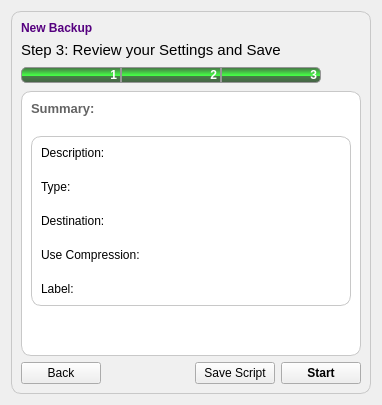
                   <widget class="QWidget" name="backup_summary_tab_3">
                    <property name="styleSheet">
                     <string notr="true">#backup_summary_tab {
  background-color: rgb(255, 255, 255);
}</string>
                    </property>
                    <attribute name="title">
                     <string>Summary</string>
                    </attribute>
                    <layout class="QVBoxLayout" name="verticalLayout_29">
                     <item>
                      <widget class="QFrame" name="frame_29">
                       <property name="styleSheet">
                        <string notr="true">QFrame#frame_29 {
  border: 1px solid rgb(200, 200, 200, 255);
  border-radius: 10px;
  background-color: rgb(240, 240, 240, 255);
}</string>
                       </property>
                       <property name="frameShape">
                        <enum>QFrame::StyledPanel</enum>
                       </property>
                       <property name="frameShadow">
                        <enum>QFrame::Raised</enum>
                       </property>
                       <layout class="QVBoxLayout" name="verticalLayout_30">
                        <item>
                         <widget class="QLabel" name="label_39">
                          <property name="sizePolicy">
                           <sizepolicy hsizetype="Preferred" vsizetype="Fixed">
                            <horstretch>0</horstretch>
                            <verstretch>0</verstretch>
                           </sizepolicy>
                          </property>
                          <property name="styleSheet">
                           <string notr="true">background: none;</string>
                          </property>
                          <property name="text">
                           <string>&lt;html&gt;&lt;head/&gt;&lt;body&gt;&lt;p&gt;&lt;span style=&quot; font-size:9pt; font-weight:600; color:#55007f;&quot;&gt;New Backup&lt;/span&gt;&lt;/p&gt;&lt;/body&gt;&lt;/html&gt;</string>
                          </property>
                          <property name="textFormat">
                           <enum>Qt::RichText</enum>
                          </property>
                         </widget>
                        </item>
                        <item>
                         <widget class="QLabel" name="label_10">
                          <property name="text">
                           <string>&lt;html&gt;&lt;head/&gt;&lt;body&gt;&lt;p&gt;&lt;span style=&quot; font-size:11pt;&quot;&gt;Step 3: Review your Settings and Save&lt;/span&gt;&lt;/p&gt;&lt;/body&gt;&lt;/html&gt;</string>
                          </property>
                         </widget>
                        </item>
                        <item>
                         <widget class="QFrame" name="frame_3">
                          <property name="frameShape">
                           <enum>QFrame::NoFrame</enum>
                          </property>
                          <property name="frameShadow">
                           <enum>QFrame::Raised</enum>
                          </property>
                          <layout class="QHBoxLayout" name="horizontalLayout_3">
                           <property name="spacing">
                            <number>0</number>
                           </property>
                           <property name="margin">
                            <number>0</number>
                           </property>
                           <item>
                            <widget class="QLabel" name="label_12">
                             <property name="sizePolicy">
                              <sizepolicy hsizetype="Fixed" vsizetype="Fixed">
                               <horstretch>0</horstretch>
                               <verstretch>0</verstretch>
                              </sizepolicy>
                             </property>
                             <property name="minimumSize">
                              <size>
                               <width>100</width>
                               <height>0</height>
                              </size>
                             </property>
                             <property name="maximumSize">
                              <size>
                               <width>100</width>
                               <height>16777215</height>
                              </size>
                             </property>
                             <property name="styleSheet">
                              <string notr="true">#label_12 {
  border: 1px solid rgb(150, 150, 150);
  border-top-left-radius: 5px;
  border-bottom-left-radius: 5px;
  background-color: qlineargradient(spread:pad, x1:1, y1:0, x2:1, y2:1, stop:0 rgba(70, 102, 70, 255), stop:0.528409 rgba(70, 255, 70, 255), stop:0.590909 rgba(70, 126, 70, 255), stop:1 rgba(70, 93, 70, 255));
  color: white;
}</string>
                             </property>
                             <property name="frameShape">
                              <enum>QFrame::NoFrame</enum>
                             </property>
                             <property name="text">
                              <string>&lt;html&gt;&lt;head/&gt;&lt;body&gt;&lt;p&gt;&lt;span style=&quot; font-size:9pt; font-weight:600;&quot;&gt;1&lt;/span&gt;&lt;/p&gt;&lt;/body&gt;&lt;/html&gt;</string>
                             </property>
                             <property name="alignment">
                              <set>Qt::AlignRight|Qt::AlignTrailing|Qt::AlignVCenter</set>
                             </property>
                            </widget>
                           </item>
                           <item>
                            <widget class="QLabel" name="label_11">
                             <property name="sizePolicy">
                              <sizepolicy hsizetype="Fixed" vsizetype="Fixed">
                               <horstretch>0</horstretch>
                               <verstretch>0</verstretch>
                              </sizepolicy>
                             </property>
                             <property name="minimumSize">
                              <size>
                               <width>100</width>
                               <height>0</height>
                              </size>
                             </property>
                             <property name="maximumSize">
                              <size>
                               <width>100</width>
                               <height>16777215</height>
                              </size>
                             </property>
                             <property name="styleSheet">
                              <string notr="true">#label_11 {
  border: 1px solid rgb(150, 150, 150);
  background-color: qlineargradient(spread:pad, x1:1, y1:0, x2:1, y2:1, stop:0 rgba(70, 102, 70, 255), stop:0.528409 rgba(70, 255, 70, 255), stop:0.590909 rgba(70, 126, 70, 255), stop:1 rgba(70, 93, 70, 255));
  color: white;
}</string>
                             </property>
                             <property name="text">
                              <string>&lt;html&gt;&lt;head/&gt;&lt;body&gt;&lt;p&gt;&lt;span style=&quot; font-size:9pt; font-weight:600;&quot;&gt;2&lt;/span&gt;&lt;/p&gt;&lt;/body&gt;&lt;/html&gt;</string>
                             </property>
                             <property name="alignment">
                              <set>Qt::AlignRight|Qt::AlignTrailing|Qt::AlignVCenter</set>
                             </property>
                            </widget>
                           </item>
                           <item>
                            <widget class="QLabel" name="label_13">
                             <property name="sizePolicy">
                              <sizepolicy hsizetype="Fixed" vsizetype="Fixed">
                               <horstretch>0</horstretch>
                               <verstretch>0</verstretch>
                              </sizepolicy>
                             </property>
                             <property name="minimumSize">
                              <size>
                               <width>100</width>
                               <height>0</height>
                              </size>
                             </property>
                             <property name="maximumSize">
                              <size>
                               <width>100</width>
                               <height>16777215</height>
                              </size>
                             </property>
                             <property name="styleSheet">
                              <string notr="true">#label_13 {
  border: 1px solid rgb(150, 150, 150);
  border-top-right-radius: 5px;
  border-bottom-right-radius: 5px;
  background-color: qlineargradient(spread:pad, x1:1, y1:0, x2:1, y2:1, stop:0 rgba(70, 102, 70, 255), stop:0.528409 rgba(70, 255, 70, 255), stop:0.590909 rgba(70, 126, 70, 255), stop:1 rgba(70, 93, 70, 255));
  color: white;
}</string>
                             </property>
                             <property name="text">
                              <string>&lt;html&gt;&lt;head/&gt;&lt;body&gt;&lt;p&gt;&lt;span style=&quot; font-size:9pt; font-weight:600;&quot;&gt;3&lt;/span&gt;&lt;/p&gt;&lt;/body&gt;&lt;/html&gt;</string>
                             </property>
                             <property name="alignment">
                              <set>Qt::AlignRight|Qt::AlignTrailing|Qt::AlignVCenter</set>
                             </property>
                            </widget>
                           </item>
                           <item>
                            <spacer name="horizontalSpacer_3">
                             <property name="orientation">
                              <enum>Qt::Horizontal</enum>
                             </property>
                             <property name="sizeHint" stdset="0">
                              <size>
                               <width>40</width>
                               <height>20</height>
                              </size>
                             </property>
                            </spacer>
                           </item>
                          </layout>
                         </widget>
                        </item>
                        <item>
                         <widget class="QFrame" name="frame_30">
                          <property name="minimumSize">
                           <size>
                            <width>0</width>
                            <height>0</height>
                           </size>
                          </property>
                          <property name="styleSheet">
                           <string notr="true">QFrame#frame_30 {
  border: 1px solid rgb(200, 200, 200, 255);
  border-radius: 10px;
  background-color: white;
}</string>
                          </property>
                          <property name="frameShape">
                           <enum>QFrame::StyledPanel</enum>
                          </property>
                          <property name="frameShadow">
                           <enum>QFrame::Raised</enum>
                          </property>
                          <layout class="QVBoxLayout" name="verticalLayout_31">
                           <property name="spacing">
                            <number>20</number>
                           </property>
                           <item>
                            <widget class="QLabel" name="label_40">
                             <property name="sizePolicy">
                              <sizepolicy hsizetype="Preferred" vsizetype="Fixed">
                               <horstretch>0</horstretch>
                               <verstretch>0</verstretch>
                              </sizepolicy>
                             </property>
                             <property name="text">
                              <string>&lt;html&gt;&lt;head/&gt;&lt;body&gt;&lt;p&gt;&lt;span style=&quot; font-size:10pt; font-weight:600; color:#646464;&quot;&gt;Summary:&lt;/span&gt;&lt;/p&gt;&lt;/body&gt;&lt;/html&gt;</string>
                             </property>
                            </widget>
                           </item>
                           <item>
                            <widget class="QFrame" name="backup_summary_frame">
                             <property name="styleSheet">
                              <string notr="true">QFrame#backup_summary_frame {
  border: 1px solid rgb(200, 200, 200, 255);
  border-radius: 10px;
  background-color: white;
}</string>
                             </property>
                             <layout class="QGridLayout" name="gridLayout_6">
                              <property name="verticalSpacing">
                               <number>20</number>
                              </property>
                              <property name="margin">
                               <number>9</number>
                              </property>
                              <item row="0" column="1">
                               <widget class="QLabel" name="backup_description_label">
                                <property name="sizePolicy">
                                 <sizepolicy hsizetype="Preferred" vsizetype="Fixed">
                                  <horstretch>0</horstretch>
                                  <verstretch>0</verstretch>
                                 </sizepolicy>
                                </property>
                                <property name="text">
                                 <string/>
                                </property>
                               </widget>
                              </item>
                              <item row="0" column="0">
                               <widget class="QLabel" name="label_41">
                                <property name="sizePolicy">
                                 <sizepolicy hsizetype="Fixed" vsizetype="Fixed">
                                  <horstretch>0</horstretch>
                                  <verstretch>0</verstretch>
                                 </sizepolicy>
                                </property>
                                <property name="text">
                                 <string>Description:</string>
                                </property>
                               </widget>
                              </item>
                              <item row="2" column="1">
                               <widget class="QLabel" name="backup_destination_label">
                                <property name="text">
                                 <string/>
                                </property>
                               </widget>
                              </item>
                              <item row="3" column="0">
                               <widget class="QLabel" name="label_42">
                                <property name="text">
                                 <string>Use Compression:</string>
                                </property>
                               </widget>
                              </item>
                              <item row="3" column="1">
                               <widget class="QLabel" name="summary_use_compression">
                                <property name="text">
                                 <string/>
                                </property>
                               </widget>
                              </item>
                              <item row="2" column="0">
                               <widget class="QLabel" name="label_43">
                                <property name="sizePolicy">
                                 <sizepolicy hsizetype="Preferred" vsizetype="Fixed">
                                  <horstretch>0</horstretch>
                                  <verstretch>0</verstretch>
                                 </sizepolicy>
                                </property>
                                <property name="text">
                                 <string>Destination:</string>
                                </property>
                               </widget>
                              </item>
                              <item row="1" column="0">
                               <widget class="QLabel" name="label_44">
                                <property name="text">
                                 <string>Type:</string>
                                </property>
                               </widget>
                              </item>
                              <item row="1" column="1">
                               <widget class="QLabel" name="summary_backup_type">
                                <property name="text">
                                 <string/>
                                </property>
                               </widget>
                              </item>
                              <item row="4" column="0">
                               <widget class="QLabel" name="label_14">
                                <property name="text">
                                 <string>Label:</string>
                                </property>
                               </widget>
                              </item>
                              <item row="4" column="1">
                               <widget class="QLabel" name="summary_label">
                                <property name="text">
                                 <string/>
                                </property>
                               </widget>
                              </item>
                             </layout>
                            </widget>
                           </item>
                           <item>
                            <spacer name="verticalSpacer_7">
                             <property name="orientation">
                              <enum>Qt::Vertical</enum>
                             </property>
                             <property name="sizeHint" stdset="0">
                              <size>
                               <width>20</width>
                               <height>40</height>
                              </size>
                             </property>
                            </spacer>
                           </item>
                          </layout>
                         </widget>
                        </item>
                        <item>
                         <layout class="QHBoxLayout" name="horizontalLayout_26">
                          <property name="sizeConstraint">
                           <enum>QLayout::SetDefaultConstraint</enum>
                          </property>
                          <item>
                           <widget class="QPushButton" name="backup_back_button_3">
                            <property name="text">
                             <string>Back</string>
                            </property>
                            <property name="icon">
                             <iconset resource="Graphics.qrc">
                              <normaloff>:/icons/graphics/1362909890_back.png</normaloff>:/icons/graphics/1362909890_back.png</iconset>
                            </property>
                           </widget>
                          </item>
                          <item>
                           <spacer name="horizontalSpacer_12">
                            <property name="orientation">
                             <enum>Qt::Horizontal</enum>
                            </property>
                            <property name="sizeType">
                             <enum>QSizePolicy::Expanding</enum>
                            </property>
                            <property name="sizeHint" stdset="0">
                             <size>
                              <width>40</width>
                              <height>20</height>
                             </size>
                            </property>
                           </spacer>
                          </item>
                          <item>
                           <widget class="QPushButton" name="save_backup_script">
                            <property name="text">
                             <string>Save Script</string>
                            </property>
                            <property name="icon">
                             <iconset resource="Graphics.qrc">
                              <normaloff>:/icons/graphics/bigfolder.png</normaloff>:/icons/graphics/bigfolder.png</iconset>
                            </property>
                           </widget>
                          </item>
                          <item>
                           <widget class="QPushButton" name="run_backup_button">
                            <property name="font">
                             <font>
                              <weight>75</weight>
                              <bold>true</bold>
                             </font>
                            </property>
                            <property name="text">
                             <string>Start</string>
                            </property>
                            <property name="icon">
                             <iconset resource="Graphics.qrc">
                              <normaloff>:/icons/graphics/backup_icon.png</normaloff>:/icons/graphics/backup_icon.png</iconset>
                            </property>
                           </widget>
                          </item>
                         </layout>
                        </item>
                       </layout>
                      </widget>
                     </item>
                    </layout>
                   </widget>
